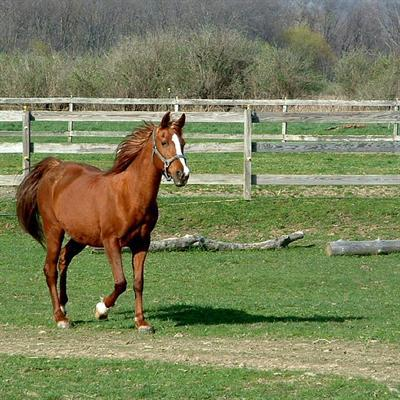
#> input picture examples/ex_fasa_saliency_map/horse.jpg, 400 x 400 px
$ python main_image.py
#> lines starting #> are read from the running program, lines starting #| are printed output that depends on the picture
#> in main, image_1 is the input picture: shape (400, 400, 3); mean B, G, R 90.8, 128.6, 122.4
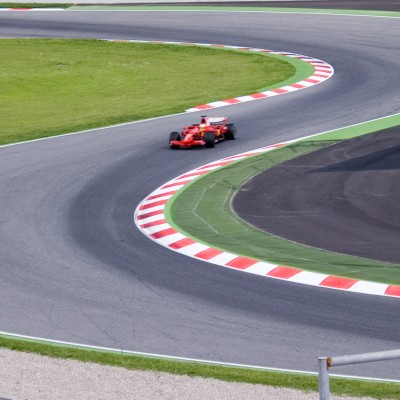
#> input picture examples/ex_fasa_saliency_map/car.jpg, 400 x 400 px
#> in main, image_2 is the input picture: shape (400, 400, 3); mean B, G, R 133, 137.2, 134.3
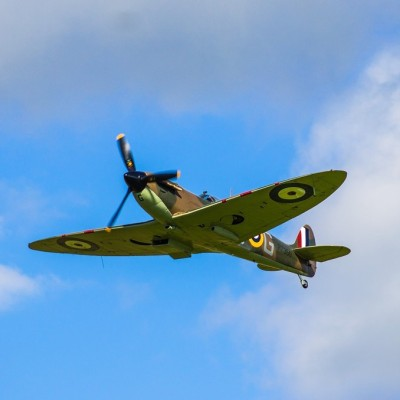
#> input picture examples/ex_fasa_saliency_map/plane.jpg, 400 x 400 px
#> in main, image_3 is the input picture: shape (400, 400, 3); mean B, G, R 206.3, 163.9, 119.3
### deepgaze/saliency_map.py
#!/usr/bin/env python

# The MIT License (MIT)
# Copyright (c) 2017 Massimiliano Patacchiola
# https://mpatacchiola.github.io
# https://mpatacchiola.github.io/blog/
#
# THE SOFTWARE IS PROVIDED "AS IS", WITHOUT WARRANTY OF ANY KIND, EXPRESS OR IMPLIED, INCLUDING BUT NOT LIMITED TO THE WARRANTIES OF
# MERCHANTABILITY, FITNESS FOR A PARTICULAR PURPOSE AND NONINFRINGEMENT. IN NO EVENT SHALL THE AUTHORS OR COPYRIGHT HOLDERS BE LIABLE FOR ANY
# CLAIM, DAMAGES OR OTHER LIABILITY, WHETHER IN AN ACTION OF CONTRACT, TORT OR OTHERWISE, ARISING FROM, OUT OF OR IN CONNECTION WITH THE
# SOFTWARE OR THE USE OR OTHER DEALINGS IN THE SOFTWARE.

import numpy as np
import cv2
from timeit import default_timer as timer

DEBUG = False

class FasaSaliencyMapping:
    """Implementation of the FASA (Fast, Accurate, and Size-Aware Salient Object Detection) algorithm.

    Abstract:
    Fast and accurate salient-object detectors are important for various image processing and computer vision
    applications, such as adaptive compression and object segmentation. It is also desirable to have a detector that is
    aware of the position and the size of the salient objects. In this paper, we propose a salient-object detection
    method that is fast, accurate, and size-aware. For efficient computation, we quantize the image colors and estimate
    the spatial positions and sizes of the quantized colors. We then feed these values into a statistical model to
    obtain a probability of saliency. In order to estimate the final saliency, this probability is combined with a
    global color contrast measure. We test our method on two public datasets and show that our method significantly
    outperforms the fast state-of-the-art methods. In addition, it has comparable performance and is an order of
    magnitude faster than the accurate state-of-the-art methods. We exhibit the potential of our algorithm by
    processing a high-definition video in real time.
    """

    def __init__(self, image_h, image_w):
        """Init the classifier.

        """
        # Assigning some global variables and creating here the image to fill later (for speed purposes)
        self.image_rows = image_h
        self.image_cols = image_w
        self.salient_image = np.zeros((image_h, image_w), dtype=np.uint8)
        # mu: mean vector
        self.mean_vector = np.array([0.5555, 0.6449, 0.0002, 0.0063])
        # covariance matrix
        # self.covariance_matrix = np.array([[0.0231, -0.0010, 0.0001, -0.0002],
        #                                    [-0.0010, 0.0246, -0.0000, 0.0000],
        #                                    [0.0001, -0.0000, 0.0115, 0.0003],
        #                                    [-0.0002, 0.0000, 0.0003, 0.0080]])
        # determinant of covariance matrix
        # self.determinant_covariance = np.linalg.det(self.covariance_matrix)
        # self.determinant_covariance = 5.21232874e-08
        # Inverse of the covariance matrix
        self.covariance_matrix_inverse = np.array([[43.3777, 1.7633, -0.4059, 1.0997],
                                                   [1.7633, 40.7221, -0.0165, 0.0447],
                                                   [-0.4059, -0.0165, 87.0455, -3.2744],
                                                   [1.0997, 0.0447, -3.2744, 125.1503]])

    def _calculate_histogram(self, image, tot_bins=8):
        # 1- Conversion from BGR to LAB color space
        # Here a color space conversion is done. Moreover the min/max value for each channel is found.
        # This is helpful because the 3D histogram will be defined in this sub-space.
        # image = cv2.cvtColor(image, cv2.COLOR_BGR2LAB)
#> called with tot_bins = 8
        minL, maxL, _, _ = cv2.minMaxLoc(image[:, :, 0])
#> minL = 0; maxL = 255
        minA, maxA, _, _ = cv2.minMaxLoc(image[:, :, 1])
#> minA = 96; maxA = 166
        minB, maxB, _, _ = cv2.minMaxLoc(image[:, :, 2])
#> minB = 116; maxB = 179

        # Quantization ranges
        self.L_range = np.linspace(minL, maxL, num=tot_bins, endpoint=False)
        self.A_range = np.linspace(minA, maxA, num=tot_bins, endpoint=False)
        self.B_range = np.linspace(minB, maxB, num=tot_bins, endpoint=False)
        # Here the image quantized using the discrete bins is created.
        self.image_quantized = np.dstack((np.digitize(image[:, :, 0], self.L_range, right=False),
                                          np.digitize(image[:, :, 1], self.A_range, right=False),
                                          np.digitize(image[:, :, 2], self.B_range, right=False)))
#> self.image_quantized: shape (400, 400, 3) int64; mean of channels 0, 1, 2 4.69, 3.23, 4.57
        self.image_quantized -= 1  # now in range [0,7]
#> self.image_quantized: shape (400, 400, 3) int64; mean of channels 0, 1, 2 3.69, 2.23, 3.57

        # it maps the 3D index of hist in a flat 1D array index
        self.map_3d_1d = np.zeros((tot_bins, tot_bins, tot_bins), dtype=np.int32)

        # Histograms in a 3D manifold of shape (tot_bin, tot_bin, tot_bin).
        # The cv2.calcHist for a 3-channels image generates a cube of size (tot_bins, tot_bins, tot_bins) which is a
        # discretization of the 3-D space defined by hist_range.
        # E.G. if range is 0-255 and it is divided in 5 bins we get -> [0-50][50-100][100-150][150-200][200-250]
        # So if you access the histogram with the indeces: histogram[3,0,2] it is possible to see how many pixels
        # fall in the range channel_1=[150-200], channel_2=[0-50], channel_3=[100-150]
        # data = np.vstack((image[:, :, 0].flat, image[:, :, 1].flat, image[:, :, 2].flat)).astype(np.uint8).T
        # OpenCV implementation is slightly faster than Numpy
        self.histogram = cv2.calcHist([image], channels=[0, 1, 2], mask=None,
                                      histSize=[tot_bins, tot_bins, tot_bins],
                                      ranges=[minL, maxL, minA, maxA, minB, maxB])
        # data = np.vstack((image[:, :, 0].flat, image[:, :, 1].flat, image[:, :, 2].flat)).T
        # self.histogram, edges = np.histogramdd(data, bins=tot_bins, range=((minL, maxL), (minA, maxA), (minB, maxB)))
        # self.histogram, edges = np.histogramdd(data, bins=tot_bins)

        # Get flatten index ID of the image pixels quantized
        image_indeces = np.vstack((self.image_quantized[:,:,0].flat,
                                   self.image_quantized[:,:,1].flat,
                                   self.image_quantized[:,:,2].flat)).astype(np.int32)
        image_linear = np.ravel_multi_index(image_indeces, (tot_bins, tot_bins, tot_bins))  # in range [0,7]
        # image_linear = np.reshape(image_linear, (self.image_rows, self.image_cols))
        # Getting the linear ID index of unique colours
        self.index_matrix = np.transpose(np.nonzero(self.histogram))
#> self.index_matrix = 232 rows, first 8: [0, 0, 3], [0, 1, 2], [0, 1, 3], [0, 2, 1], [0, 2, 2], [0, 2, 3], [0, 3, 0], [0, 3, 1]
        hist_index = np.where(self.histogram > 0)  # Included in [0,7]
        unique_color_linear = np.ravel_multi_index(hist_index, (tot_bins, tot_bins, tot_bins))  # linear ID index
#> unique_color_linear = 232 values from 3 to 484
        self.number_of_colors = np.amax(self.index_matrix.shape)
        self.centx_matrix = np.zeros(self.number_of_colors)
        self.centy_matrix = np.zeros(self.number_of_colors)
        self.centx2_matrix = np.zeros(self.number_of_colors)
        self.centy2_matrix = np.zeros(self.number_of_colors)
        # Using the numpy method where() to find the location of each unique colour in the linear ID matrix
        counter = 0
        for i in unique_color_linear:
            # doing only one call to a flat image_linear is faster here
            where_y, where_x = np.unravel_index(np.where(image_linear == i), (self.image_rows, self.image_cols))
            #where_x = np.where(image_linear == i)[1]  # columns coord
            #where_y = np.where(image_linear == i)[0]  # rows coord
            self.centx_matrix[counter] = np.sum(where_x)
            self.centy_matrix[counter] = np.sum(where_y)
            self.centx2_matrix[counter] = np.sum(np.power(where_x, 2))
            self.centy2_matrix[counter] = np.sum(np.power(where_y, 2))
            counter += 1
#> this loop made 232 passes
#> i on passes 1 to 3: 3, 10, 11
#> after the loop, counter = 232; self.centx2_matrix = 232 values, max 1.12e+09 at index 138, min 770 at index 221, mean 36643793.1; self.centx_matrix = 232 values, max 4202039 at index 138, min 33 at index 75, mean 137586.2; self.centy2_matrix = 232 values, max 1.8e+09 at index 138, min 211 at index 151, mean 36643793.1; self.centy_matrix = 232 values, max 5943396 at index 138, min 35 at index 151, mean 137586.2
        return image

    def _precompute_parameters(self, sigmac=16):
        """ Semi-Vectorized version of the precompute parameters function.
        This function runs at 0.003 seconds on a squared 400x400 pixel image.
        It returns the number of colors and estimates the color_distance matrix

        @param sigmac: the scalar used in the exponential (default=16)
        @return: the number of unique colors
        """
#> called with sigmac = 16
        L_centroid, A_centroid, B_centroid = np.meshgrid(self.L_range, self.A_range, self.B_range)
        self.unique_pixels = np.zeros((self.number_of_colors, 3))
        for i in xrange(0, self.number_of_colors):
            i_index = self.index_matrix[i, :]
            L_i = L_centroid[i_index[0], i_index[1], i_index[2]]
            A_i = A_centroid[i_index[0], i_index[1], i_index[2]]
            B_i = B_centroid[i_index[0], i_index[1], i_index[2]]
            self.unique_pixels[i] = np.array([L_i, A_i, B_i])
            self.map_3d_1d[i_index[0], i_index[1], i_index[2]] = i  # the map is assigned here for performance purposes
#> this loop made 232 passes
#> (i_index, L_i, A_i, B_i) on passes 1 to 3: ([0, 0, 3], 0, 96, 139.6), ([0, 1, 2], 31.88, 96, 131.8), ([0, 1, 3], 31.88, 96, 139.6)
#> after the loop, self.unique_pixels = 232 rows, first 8: [0, 96, 139.6], [31.88, 96, 131.8], [31.88, 96, 139.6], [63.75, 96, 123.9], [63.75, 96, 131.8], [63.75, 96, 139.6], [95.62, 96, 116], [95.62, 96, 123.9]
        color_difference_matrix = np.sum(np.power(self.unique_pixels[:, np.newaxis] - self.unique_pixels, 2), axis=2)
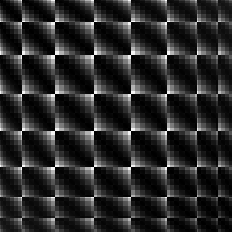
#> color_difference_matrix: shape (232, 232) float64; min 0, max 52789.1, mean 8732.5; drawn with min black and max white
        self.color_distance_matrix = np.sqrt(color_difference_matrix)
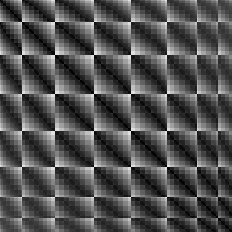
#> self.color_distance_matrix: shape (232, 232) float64; min 0, max 229.8, mean 80.6
        self.exponential_color_distance_matrix = np.exp(- np.divide(color_difference_matrix, (2 * sigmac * sigmac)))
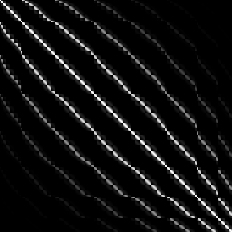
#> self.exponential_color_distance_matrix: shape (232, 232) float64; min 1.67e-45, max 1, mean 0.0631
        return self.number_of_colors

    def _bilateral_filtering(self):
        """ Applying the bilateral filtering to the matrices.

        This function runs at 0.0006 seconds on a squared 400x400 pixel image.
        Since the trick 'matrix[ matrix > x]' is used it would be possible to set a threshold
        which is an energy value, considering only the histograms which have enough colours.
        @return: mx, my, Vx, Vy
        """
        # Obtaining the values through vectorized operations (very efficient)
        self.contrast = np.dot(self.color_distance_matrix, self.histogram[self.histogram > 0])
        normalization_array = np.dot(self.exponential_color_distance_matrix, self.histogram[self.histogram > 0])
        self.mx = np.dot(self.exponential_color_distance_matrix, self.centx_matrix)
        self.my = np.dot(self.exponential_color_distance_matrix, self.centy_matrix)
        mx2 = np.dot(self.exponential_color_distance_matrix, self.centx2_matrix)
        my2 = np.dot(self.exponential_color_distance_matrix, self.centy2_matrix)
        # Normalizing the vectors
        self.mx = np.divide(self.mx, normalization_array)
        self.my = np.divide(self.my, normalization_array)
        mx2 = np.divide(mx2, normalization_array)
        my2 = np.divide(my2, normalization_array)
        self.Vx = np.absolute(np.subtract(mx2, np.power(self.mx, 2))) # TODO: understand why some negative values appear
        self.Vy = np.absolute(np.subtract(my2, np.power(self.my, 2)))
        return self.mx, self.my, self.Vx, self.Vy

    def _calculate_probability(self):
        """ Vectorized version of the probability estimation.

        This function runs at 0.0001 seconds on a squared 400x400 pixel image.
        @return: a vector shape_probability of shape (number_of_colors)
        """
        g = np.array([np.sqrt(12 * self.Vx) / self.image_cols,
                      np.sqrt(12 * self.Vy) / self.image_rows,
                      (self.mx - (self.image_cols / 2.0)) / float(self.image_cols),
                      (self.my - (self.image_rows / 2.0)) / float(self.image_rows)])
        X = (g.T - self.mean_vector)
        Y = X
        A = self.covariance_matrix_inverse
        result = (np.dot(X, A) * Y).sum(1)  # This line does the trick
        self.shape_probability = np.exp(- result / 2)
        return self.shape_probability

    def _compute_saliency_map(self):
        """ Fast vectorized version of the saliency map estimation.

        This function runs at 7.7e-05 seconds on a squared 400x400 pixel image.
        @return: the saliency vector
        """
        # Vectorized operations for saliency vector estimation
        self.saliency = np.multiply(self.contrast, self.shape_probability)
        a1 = np.dot(self.exponential_color_distance_matrix, self.saliency)
        a2 = np.sum(self.exponential_color_distance_matrix, axis=1)
        self.saliency = np.divide(a1, a2)
        # The saliency vector is renormalised in range [0-255]
        minVal, maxVal, _, _ = cv2.minMaxLoc(self.saliency)
        self.saliency = self.saliency - minVal
        self.saliency = 255 * self.saliency / (maxVal - minVal) + 1e-3
        return self.saliency


    def returnMask(self, image, tot_bins=8, format='BGR2LAB'):
        """ Return the saliency mask of the input image.

        @param: image the image to process
        @param: tot_bins the number of bins used in the histogram
        @param: format conversion, it can be one of the following:
            BGR2LAB, BGR2RGB, RGB2LAB, RGB, BGR, LAB
        @return: the saliency mask
        """
        if format == 'BGR2LAB':
            image = cv2.cvtColor(image, cv2.COLOR_BGR2LAB)
        elif format == 'BGR2RGB':
            image = cv2.cvtColor(image, cv2.COLOR_BGR2RGB)
        elif format == 'RGB2LAB':
            image = cv2.cvtColor(image, cv2.COLOR_RGB2LAB)
        elif format == 'RGB' or format == 'BGR' or format == 'LAB':
            pass
        else:
            raise ValueError('[DEEPGAZE][SALIENCY-MAP][ERROR] the input format of the image is not supported.')
        if DEBUG: start = timer()
        self._calculate_histogram(image, tot_bins=tot_bins)
        if DEBUG: end = timer()
        if DEBUG: print("--- %s calculate_histogram seconds ---" % (end - start))
        if DEBUG: start = timer()
        number_of_colors = self._precompute_parameters()
        if DEBUG: end = timer()
        if DEBUG: print("--- number of colors: " + str(number_of_colors) + " ---")
        if DEBUG: print("--- %s precompute_paramters seconds ---" % (end - start))
        if DEBUG: start = timer()
        self._bilateral_filtering()
#> in _bilateral_filtering, `self.contrast = np.dot(self.color_distance_matrix, self.histogram[self..`: self.contrast = 232 values, max 25088268 at index 21, min 6255193.1 at index 142, mean 12047983.1
#> (the rest of the program and of its run is left out)
